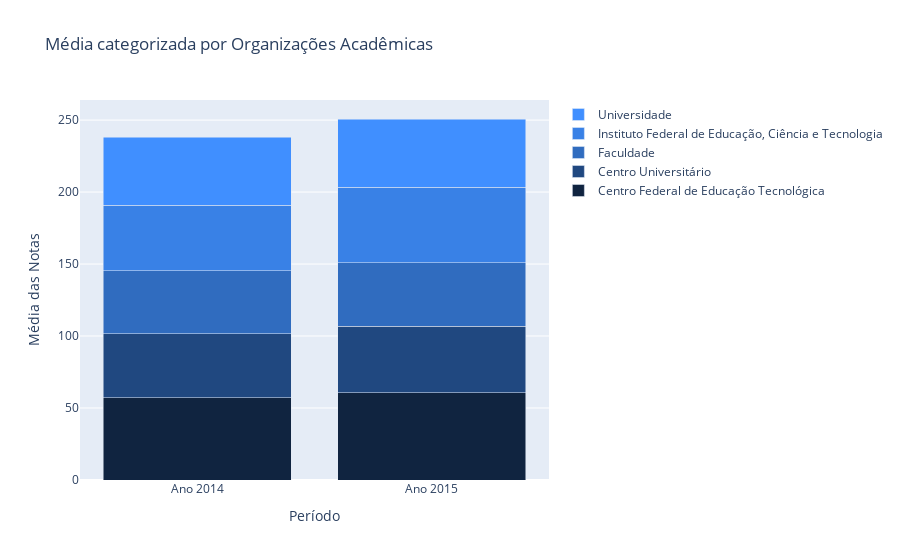

This figure's notebook cell:
### Code cell
# Criando gráfico

#10019 = Centro Federal de Educação Tecnológica.
trace19 = go.Bar(x = ['Ano 2014', 'Ano 2015'],
                    y = [media1914, media1915],
                    name = 'Centro Federal de Educação Tecnológica',
                    marker = {'color': '#102440'})

#10020 = Centro Universitário.
trace20 = go.Bar(x = ['Ano 2014', 'Ano 2015'],
                    y = [media2014, media2015],
                    name = 'Centro Universitário',
                    marker = {'color': '#204880'})

#10022 = Faculdade.
trace22 = go.Bar(x = ['Ano 2014', 'Ano 2015'],
                    y = [media2214, media2215],
                    name = 'Faculdade',
                    marker = {'color': '#306CBF'})

#10026 = Instituto Federal de Educação, Ciência e Tecnologia.
trace26 = go.Bar(x = ['Ano 2014', 'Ano 2015'],
                    y = [media2614, media2615],
                    name = 'Instituto Federal de Educação, Ciência e Tecnologia',
                    marker = {'color': '#3981E6'})

#10028 = Universidade.
trace28 = go.Bar(x = ['Ano 2014', 'Ano 2015'],
                    y = [media2814, media2815],
                    name = 'Universidade',
                    marker = {'color': '#408FFF'})

data = [trace19, trace20, trace22, trace26, trace28]

# Criando Layout
layout = go.Layout(title='Média categorizada por Organizações Acadêmicas',
                   yaxis={'title':'Média das Notas'},
                   xaxis={'title': 'Período'},
                   barmode = 'stack')

# Criando figura que será exibida
fig = go.Figure(data=data, layout=layout)
#py.iplot(fig)
fig.show()

### Figure 1 — Plotly figure (JSON) as saved in the notebook; plotly's stock layout.template omitted (floating-point values rounded to 4 significant figures)
{"data": [{"marker": {"color": "#102440"}, "name": "Centro Federal de Educação Tecnológica", "type": "bar", "x": ["Ano 2014", "Ano 2015"], "y": [57.1, 60.74]}, {"marker": {"color": "#204880"}, "name": "Centro Universitário", "type": "bar", "x": ["Ano 2014", "Ano 2015"], "y": [44.37, 45.88]}, {"marker": {"color": "#306CBF"}, "name": "Faculdade", "type": "bar", "x": ["Ano 2014", "Ano 2015"], "y": [43.77, 44.26]}, {"marker": {"color": "#3981E6"}, "name": "Instituto Federal de Educação, Ciência e Tecnologia", "type": "bar", "x": ["Ano 2014", "Ano 2015"], "y": [45.74, 52.33]}, {"marker": {"color": "#408FFF"}, "name": "Universidade", "type": "bar", "x": ["Ano 2014", "Ano 2015"], "y": [47.05, 47.53]}], "layout": {"barmode": "stack", "title": {"text": "Média categorizada por Organizações Acadêmicas"}, "xaxis": {"title": {"text": "Período"}}, "yaxis": {"title": {"text": "Média das Notas"}}}}
